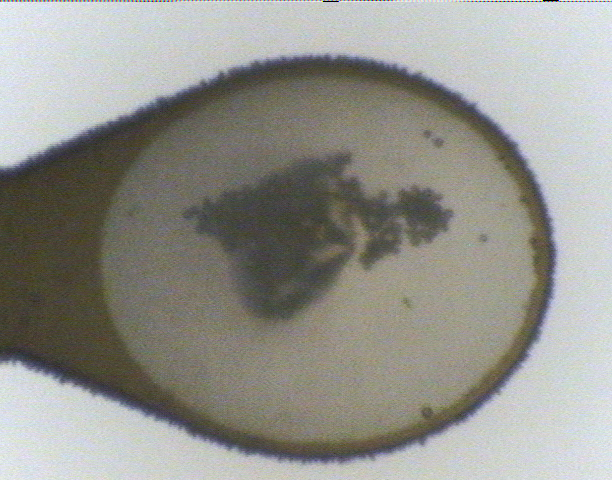
#> input picture Libs/test.ppm, 612 x 480 px
$ python ana01.py ../test.ppm
#> lines starting #> are read from the running program, lines starting #| are printed output that depends on the picture; after the words box and inside, x2 and y2 are one past the last pixel; in counts of white or black regions, pixels touching at a corner belong together
import cv2
import sys
import numpy as np

# スライド1の画像を読み込み（グレースケール変換）
image_slide1 = cv2.imread(sys.argv[1], cv2.IMREAD_GRAYSCALE)
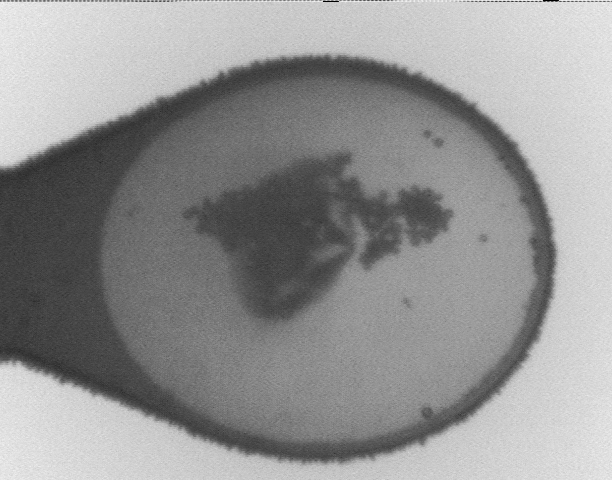
#> image_slide1: shape (480, 612); min 0, max 243, mean 147.5

# 二値化処理（背景と結晶を分離）
_, binary_image = cv2.threshold(image_slide1, 200, 255, cv2.THRESH_BINARY_INV)
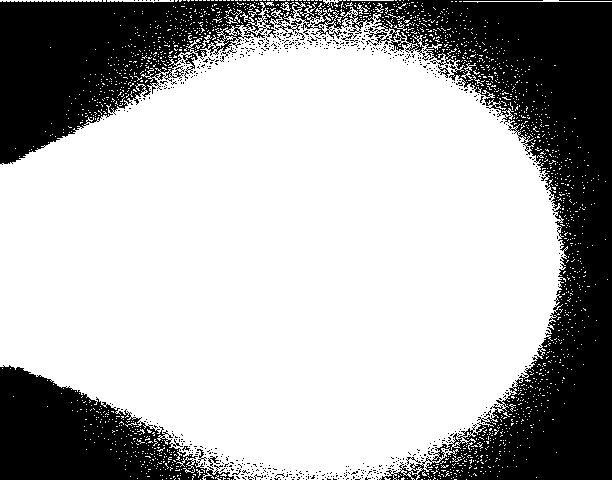
#> binary_image: shape (480, 612); 68.7% white; 590 black regions (580 under 20 px)

# 輪郭検出
contours, _ = cv2.findContours(binary_image, cv2.RETR_EXTERNAL, cv2.CHAIN_APPROX_SIMPLE)
#> contours = 1786 contours, 1780 with area under 20; largest, box (x1, y1, x2, y2) and area: (0, 2, 568, 480) 198635, (0, 0, 102, 2) 76, (107, 0, 174, 3) 55, (280, 2, 291, 11) 24, (461, 63, 476, 81) 21, (202, 35, 212, 48) 21

print(f"Number of contours: {len(contours)}")
#| Number of contours: 1786

# contours を一つずつ解析する
# Xの数値でソートする
# Xの数値が同一で、Yの数値が異なる場合、X,Y座標をそれぞれ記録する
for contour in contours:
    #contourのdimensionsを取得
    print("Contour Dimensions:",contour.shape)
    for i in range(0,contour.shape[0]):
        for j in range(0,contour.shape[1]):
            print("Contour[",i,"][",j,"]:",contour[i][j])
#> this loop made 1786 passes
#> contour on passes 1 to 3: [[466, 479]], [[454, 479], [456, 479]], [[437, 479]]
#> (printed output is left out)

# 結果を描画
output_image = cv2.cvtColor(image_slide1, cv2.COLOR_GRAY2BGR)
#cv2.drawContours(output_image, contours, -1, (0, 255, 255), 2)
# 赤い点を描画 from list_cross_points
#> (the run stopped early here; a loop or call above may not have finished)
